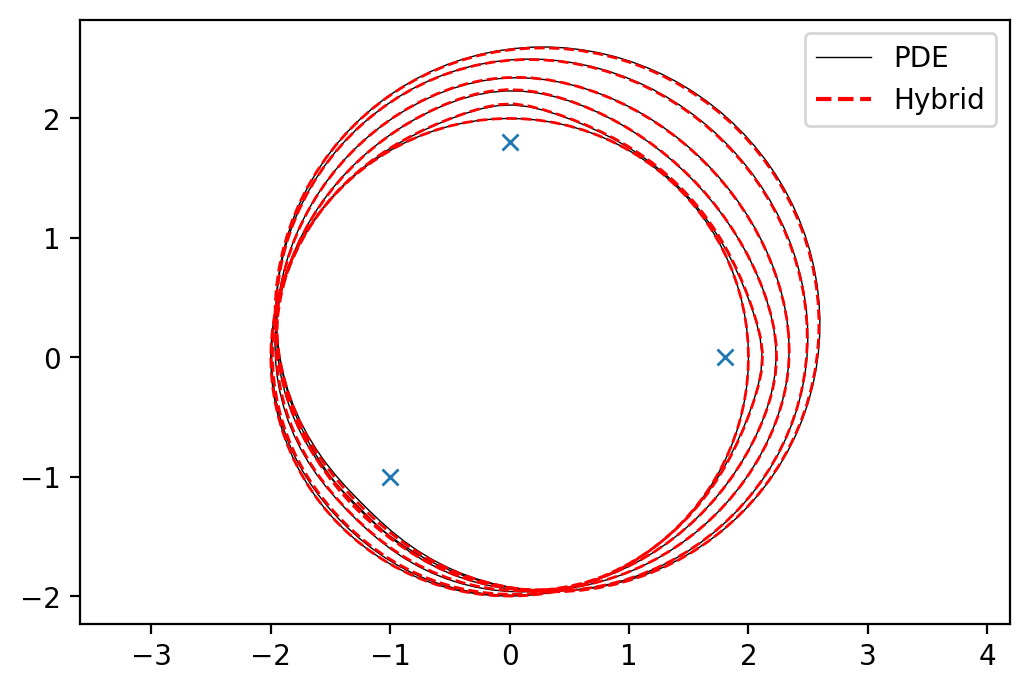

Reproduce this figure in Python.
# -*- coding: utf-8 -*-
"""
Data generation for figure 04
"""
import sys
sys.path.append("../main/")
from ODEdrop import *

# Volume variations
def V(t):
    T = 30
    return ( np.pi*(2+np.tanh(t/T)) , np.pi/(T*(np.cosh(t/T))**2) )
    
# load PDE data
n = 100
PDEdata = loadmat('Figure04_PDE.mat')
u = 2*np.pi*np.arange(1,n+1)/n
Xc = PDEdata["X"]
Yc = PDEdata["Y"]
CL = PDEdata["Bound"]
tPDE=PDEdata["tPDE"]

# Times to plot
Tp = [0, 2, 8, 16, 32, 60]

# Show sources and sinks
plt.plot([1.8,0,-1],[0,1.8,-1],'x',markersize=6)

# Legend
plt.plot([],'k',lw=0.5,label='PDE')
plt.plot([],'r--',label='Hybrid')
plt.legend()

for i in Tp:
    X = Xc[i*10] + CL[i*10,:]*np.cos(u)
    Y = Yc[i*10] + CL[i*10,:]*np.sin(u)
    plt.fill(X,Y,'k',lw=0.5,fill=None)
    
# Solve the reduced system
flux = [(1.8,0,1),(0,1.8,1),(-1,-1,-1)]
drop = ODEdrop(ic=2, t_end=60, V=V, flux=flux)
drop.solve()
drop.drawcl(Tp,color='r',style='--')
plt.axis('equal')

# Export
plt.savefig('Figure04.png', bbox_inches='tight', dpi=200)